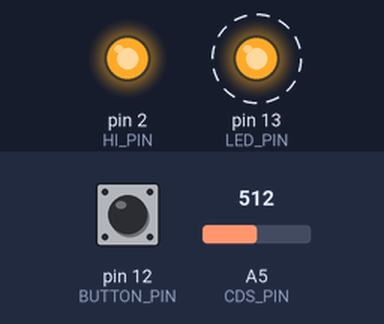
Bench run of a sketch on a simulated Arduino Uno, built with avr-gcc and run on an emulated ATmega328P. Parts: output pins drawn as LEDs (lit = HIGH). Dashed ring = blinking. Inputs (shaded band) come from the test bench; at power-on: pin 12 (BUTTON_PIN) HIGH, A5 (CDS_PIN) = 512. What the sketch prints to the serial monitor is not drawn.

Above: at 0.2 s.
Timing chart, 0 to 3.0 s (numbered marks = the images above):
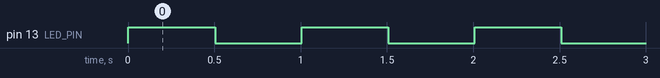

The sketch:

L01_Getting_Started.ino
```cpp
// This code started with Learning Sequence S1, but has been expanded to make it
// clearer some of the steps in typical microcontroller application.
// Revised to work better with the Itsy Bitsy M0 for 2020
#define LED_PIN 13      // built in LED
#define BUTTON_PIN 12   // pushbutton conection pin
#define HI_PIN 2        // pin 2 needs to be high for the CdS circuit
#define CDS_PIN A5      // A5 is the middle of the CdS circuit
#define vRef 3.300      // This value will depend on your own hardware

void setup() {
  // put your setup code here, to run once:
  Serial.begin(115200);               // set the serial port speed
  while(!Serial && millis() < 5000);
  Serial.print("\n\nHello World, L01 Starter\n\n");
  pinMode(BUTTON_PIN,INPUT_PULLUP);   // use built in pullup resistor for input from the button
  pinMode(LED_PIN,OUTPUT);            // use LED_PIN for output to blink the onboard LED
  pinMode(HI_PIN,OUTPUT);             // set the output high (near vRef)
  digitalWrite(HI_PIN,HIGH);
}

void loop() {
  // put your main code here, to run repeatedly:
  // First declare and initialize all variables, with descriptive comments.
  // You could declare them on the fly, while getting the new values,
  // but do it this way until you can reliably avoid mistakes.
  unsigned long timeNow = 0;  // the time this round of the loop started in us
  boolean but = LOW;          // the digital value returned by the button
  unsigned pht = 0;           // the unsigned integer value from the CdS photocell ADC
  boolean led = 0;            // the digital value currently on pin 13

  // Then get new values for all of the quantities before you process them.
  timeNow = micros();
  but = digitalRead(BUTTON_PIN);
  pht = analogRead(CDS_PIN);
  led = digitalRead(LED_PIN);

  // Then process the new values to update your estimate of the state of the world
  // This is where you might do some smoothing or averaging, or convert ADC values to
  // voltage or temperature or something else.
  // NO PROCESSING IN THIS EXAMPLE, so this is just a place holder.

  // Finally, take action on the results!
  // In this case we are just blinking the onboard LED on and off
  if(digitalRead(LED_PIN) == HIGH) digitalWrite(LED_PIN,LOW);   // if on, then turn off
  else digitalWrite(LED_PIN,HIGH);                              // otherwise turn on

  // Then print out status information or update displays -- maybe not every time
  // Printing to a serial port or display could be the slowest thing in your loop!
  Serial.print(timeNow / 1000000.);
  Serial.print(" s since start, ");
  Serial.print(but);
  Serial.print(" digitalRead on BUTTON_PIN, ");
  Serial.print(pht);
  Serial.print(" analogRead from photocell, ");
  Serial.print("\n");
  delay(500);   // DON'T USE delay() except to slow things down for observation!
}
```

Measured:
- by itself, pin 13 (LED_PIN): alternates HIGH for 0.50 s and LOW for 0.50 s
